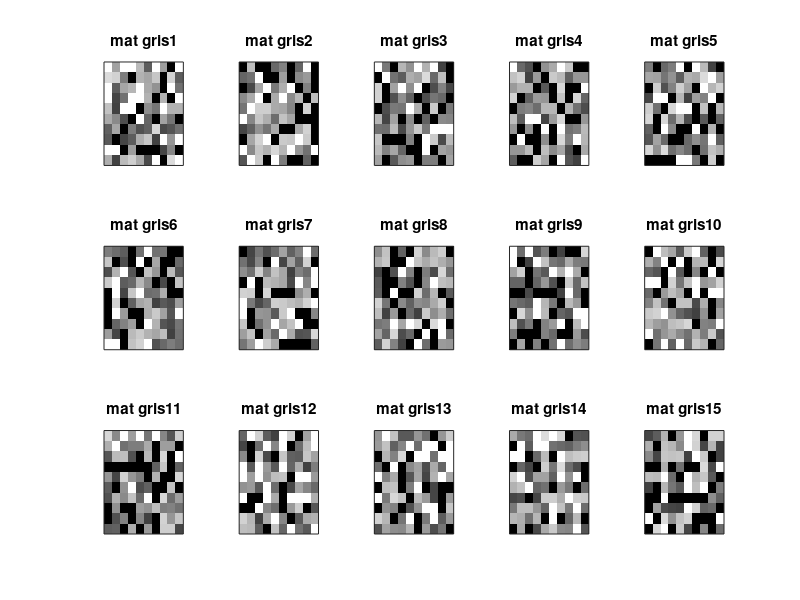

Source code (MATLAB):
function script_8d()
figure('Name','Matrices generadas','NumberTitle','off');
for i = 1:15% generacion de 15 matrices
    nom = strcat('mat gris',num2str(i));%con este nombre se guarda la matriz
    m = rand(10);
    m = escala_gris(m);
    save(nom,'m');
    subplot(3,5,i); %subgrafica de 3x5
    graficar(m,nom);
end
end

function m=escala_gris(m)
[fil,col] = size(m);
for i = 1:fil %tiene que tener 15 unos
    for j = 1:col
        if m(i,j) >= 0.75
            m(i,j) = 1;
        elseif m(i,j) <= 0.15
            m(i,j) = 0;
        end    
    end    
end
end

function graficar(m,titulo)
  imagesc(m);
  colormap(flipud(gray)); %voltea matrices en la dirección vertical
  set(gca, 'XTick', [], 'YTick', []);
  title(titulo);
end